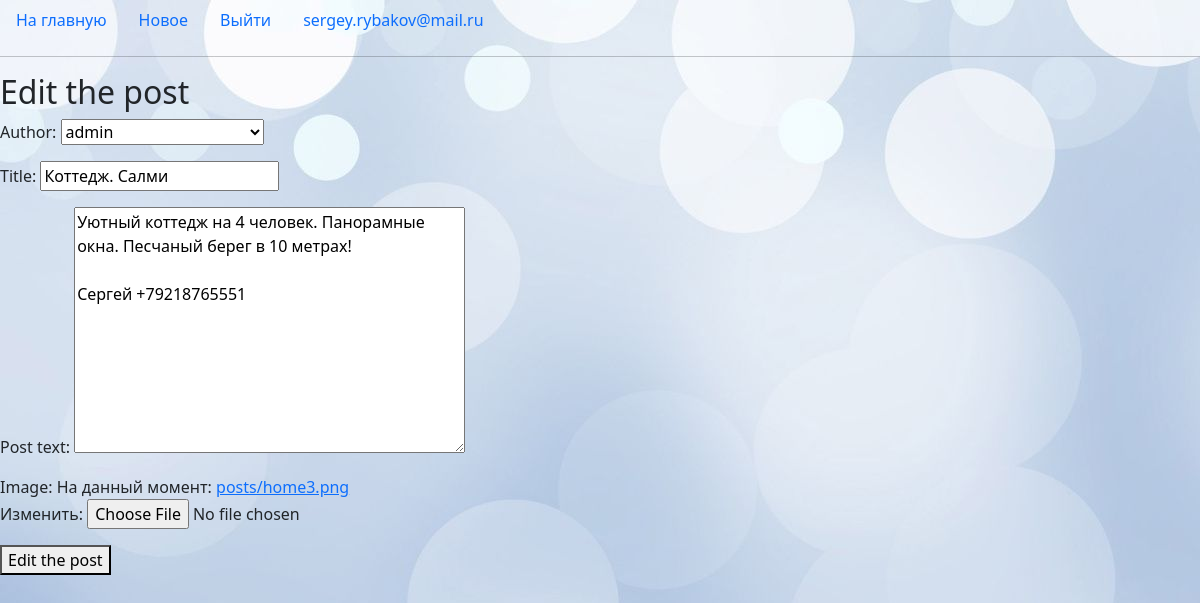
Screenshot of /blog/posts/11/edit/ (signed in) with the database file from the repository.
### users/models.py (models this page shows)
class CustomUser(AbstractUser):
    phone = models.CharField(max_length=20, verbose_name="Телефон")
    city = models.CharField(max_length=100, verbose_name="Город")
    image = models.ImageField(upload_to="users/", null=True, verbose_name="Image")

### blog/models.py (models this page shows, shortened)
class Post(models.Model):
    author = models.ForeignKey(User, on_delete=models.CASCADE, verbose_name="Author")
    title = models.CharField(max_length=200, verbose_name="Title")
    text = models.TextField(verbose_name="Post text")
    created_at = models.DateTimeField(default=timezone.now, verbose_name="Created at", editable=False)
    image = models.ImageField(upload_to='posts/', null=True, verbose_name='Image')
    slug = models.SlugField(max_length=200, unique=True, editable=False, null=True)
    class Meta:
        verbose_name = "Post"           # table name
        verbose_name_plural = "Posts"   # table name plural

### blog/views.py (the view)
# urls.py: path('posts/<int:pk>/edit/', post_edit, name='post_edit'),
@login_required
def post_edit(request, pk):
    post = get_object_or_404(Post, pk=pk)
    if request.method == "POST":
        form = PostForm(data=request.POST, instance=post)
        if form.is_valid():
            form.save()
            return post_list(request)
    else:
        form = PostForm(instance=post)
    context = {
        'form': form,
        'title': 'Edit post'
    }
    return render(request, template_name='blog/post_edit.html', context=context)

### blog/forms.py
class PostForm(forms.ModelForm):
    def __init__(self, *args, **kwargs):
        author = kwargs.pop('author', None)
        super(PostForm, self).__init__(*args, **kwargs)
        if author:
            self.fields['author'].initial = author
            self.fields['author'].disabled = True
    class Meta:
        model = Post
        fields = ['author', 'title', 'text', 'image']

### blog/templates/blog/post_edit.html (shortened to what this page needs)
{% extends 'blog/base.html' %}
{% block content %}
<h2>Edit the post</h2>
<form action="" method="post">
    {{ form.as_p }}
    <button type="submit">Edit the post</button>
</form>
{% endblock content %}

### blog/templates/blog/base.html (shortened to what this page needs)
{% load static %}
<!DOCTYPE html>
<html lang="en">
<head>
    <link href="https://cdn.jsdelivr.net/npm/bootstrap@5.3.3/dist/css/bootstrap.min.css" rel="stylesheet">
</head>
<body style="background-image: url('{% static 'img/background2.png' %}')">
<nav class="nav">
  <a class="nav-link" href="{% url 'blog:index' %}">На главную</a>
  {% if user.is_authenticated %}
  <a class="nav-link" href="{% url 'blog:add_post' %}">Новое</a>
  <a class="nav-link" href="{% url 'users:logout' %}">Выйти</a>
  <a class="nav-link" href="{% url 'users:detail' pk=user.pk %}">{{user.username}}</a>
  {% endif %}
</nav>
<hr>
{% block content %}
{% endblock content %}
</body>
</html>

### rows the page displays
CustomUser: username "sergey.rybakov@mail.ru"
Post: author "admin", title "Коттедж. Салми", text "Уютный коттедж на 4 человек. Панорамные окна. Песчаный берег в 10 метрах! Сергей +79218765551"
